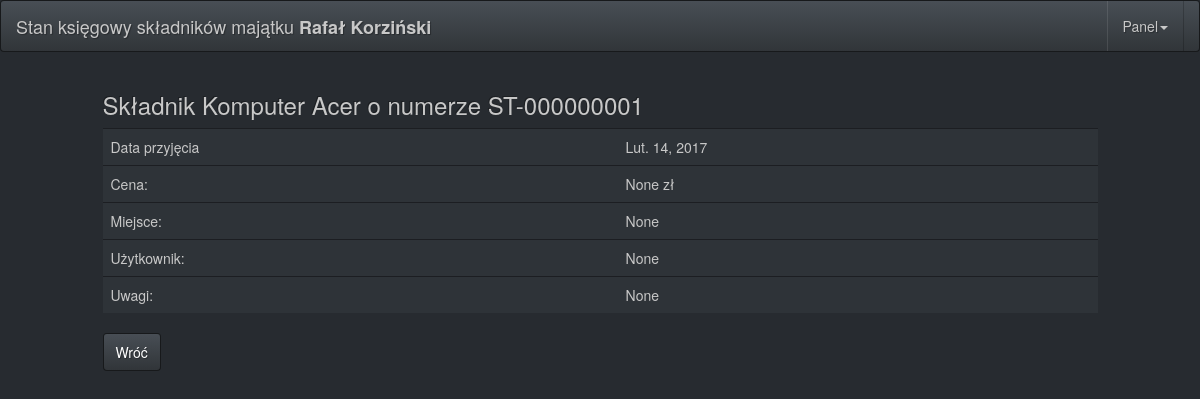
The app's page /detail-view-st/1/ (signed in) with its own data.
### store/models.py (models this page shows, shortened)
class NrSt(models.Model):
	owner = models.ForeignKey(settings.AUTH_USER_MODEL)
	nr_st = models.CharField(max_length = 9, unique=True)
	name = models.CharField(max_length = 255)
	data_przyjecia = models.DateField(default=date.today)
	price = models.DecimalField(null = True, blank = True, max_digits = 20, decimal_places = 2)
	uwagi = models.TextField(null = True, blank=True)
	dzierzawca = models.CharField(max_length = 255, null = True, blank=True)
	place = models.CharField(max_length = 255, null = True, blank=True)

### store/views.py (the view)
# urls.py: url(r'^detail-view-st/(?P<pk>\d+)/$', login_required(DetailViewSt.as_view(), login_url="/"), name='detail-view-st'),
class DetailViewSt(DetailView):
	model = NrSt
	template_name = 'store/detail-view-st.html'

### store/templates/store/detail-view-st.html
{% extends "base.html"  %}
{% block 'content' %}
<h3>Składnik {{ object.name }} o numerze ST-{{ object.nr_st }}</h3>
<table class="table">
<tr><td>Data przyjęcia</td><td>{{ object.data_przyjecia }}</td></tr>
<tr><td>Cena:</td><td>{{ object.price }} zł</td></tr>
<tr><td>Miejsce:</td><td>{{ object.place }}</td></tr>
<tr><td>Użytkownik:</td><td>{{ object.dzierzawca }}</td></tr>
<tr><td>Uwagi:</td><td>{{ object.uwagi }}</td></tr>
</table>
<button type="" class="btn btn-default" onclick="location.href='/'">Wróć</button>
{% endblock %}

### templates/base.html (shortened to what this page needs)
{% load staticfiles %}
<!doctype html>
<html class="no-js" lang="">
    <head>
        <link rel="stylesheet" href="https://maxcdn.bootstrapcdn.com/bootstrap/3.3.7/css/bootstrap.min.css">
        <link rel="stylesheet" href="//code.jquery.com/ui/1.12.1/themes/base/jquery-ui.css">
        <link href="{% static 'css/bootstrap.min.css' %}" rel="stylesheet">
    </head>
    <body>
    <nav class="navbar navbar-default">
      <div class="container-fluid">
        <div class="navbar-header">
          <a class="navbar-brand" href="/">Stan księgowy składników majątku <strong>{{user.first_name }} {{ user.last_name }}</strong></a>
        </div>
        <div class="collapse navbar-collapse" id="bs-example-navbar-collapse-1">
          <ul class="nav navbar-nav navbar-right">
            <li class="dropdown">
              <a href="#" class="dropdown-toggle" data-toggle="dropdown" role="button" aria-expanded="false">Panel<span class="caret"></span></a>
            </li>
          </ul>
        </div>
      </div>
    </nav>
    <div class="content">
        <div class="row">
            <div class="col-lg-1">
            </div>
            <div class="col-lg-10">
                {% block 'content'  %}
                {% endblock  %}
            </div>
            <div class="col-lg-1">
            </div>
        </div>
    </div>
    </body>
</html>

### records on screen
NrSt: name "Komputer Acer", nr_st "000000001", data_przyjecia "Lut. 14, 2017", price "None", place "None", dzierzawca "None", uwagi "None"

### other values on screen
{{ user.first_name }} "Rafał"
{{ user.last_name }} "Korziński"
